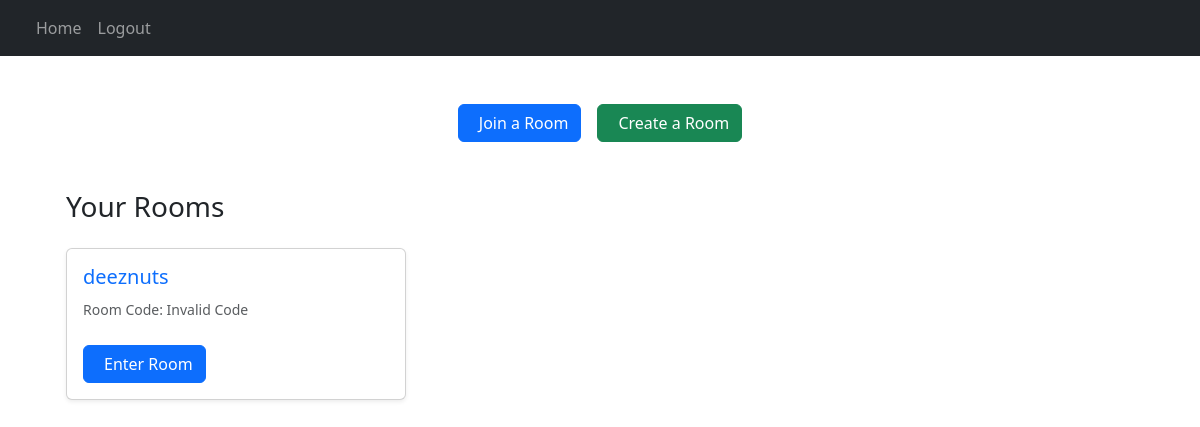
Page / (signed in) on the earlier database version.
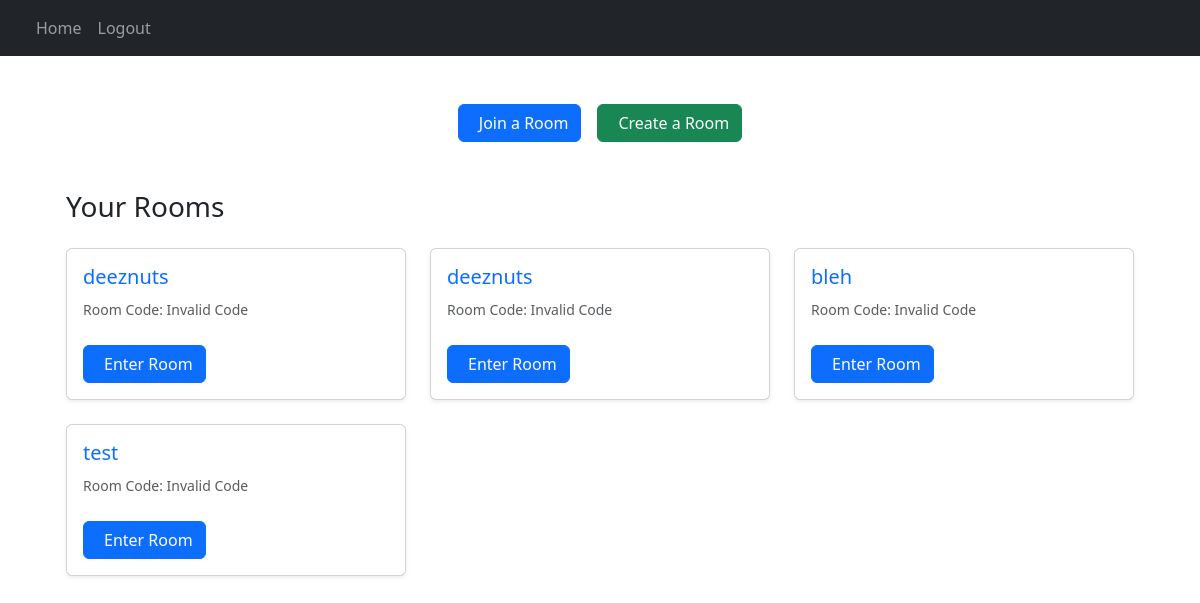
Same page on the later database version.
### website/Models/Room.py (models this page shows)
class Room(db.Model):
  id = db.Column(db.Integer, primary_key=True)
  room_name = db.Column(db.String(255), nullable=False)
  room_code = db.Column(db.String(512), nullable=False)
  password = db.Column(db.String(255), nullable=False)
  created_at = db.Column(db.DateTime(timezone=True), default=func.now())

### website/views.py (the view, shortened to what this page needs)
@views.route('/', methods=['GET', 'POST'])
@login_required
def home():
  with Session(db.engine) as session:
      user_rooms = select_joined_query_all_function(session, Room, RoomParticipant.user_id == current_user.id, RoomParticipant)
      rooms_with_codes = []
      for room in user_rooms:
          room_data = {
              'id': room.id,
              'room_name': room.room_name,
              'plain_code': get_decrypted_room_code(room.room_code)
          }
          rooms_with_codes.append(room_data)
  return render_template('home.html', user=current_user, user_rooms=user_rooms, decryptor=get_decrypted_room_code)

### website/__init__.py (called while the page is built)
def create_app():
  app = Flask(__name__)
  load_dotenv()
  app.config['SECRET_KEY'] = getenv('SECRET_KEY', 'fallback_key')
  app.config['SQLALCHEMY_DATABASE_URI'] = f'sqlite:///{DB_NAME}'
  db.init_app(app)
  socketio.init_app(app, cors_allowed_origins='*')
  crypto_manager.init_app(app)
  from .utils import generate_room_code
  from .views import views
  from .auth import auth
  from .rooms import rooms
  app.register_blueprint(views, url_prefix='/')
  app.register_blueprint(auth, url_prefix='/')
  app.register_blueprint(rooms, url_prefix='/')
  from .models import User, Note
  from .sockets import init_socket_handlers
  init_socket_handlers(socketio)
  create_database(app)
  login_manager = LoginManager()
  login_manager.login_view = 'auth.login'
  login_manager.init_app(app)
  @login_manager.user_loader
  def load_user(id):
    return User.query.get(int(id))
  return app

### website/crypto.py (called while the page is built)
    def decrypt_room_code(self, encrypted_code: str) -> str:
        try:
            encrypted_data = b64decode(encrypted_code.encode('utf-8'))
            decrypted_data = self.fernet.decrypt(encrypted_data)
            return decrypted_data.decode('utf-8')
        except Exception as e:
            raise ValueError(f"Failed to decrypt room code: {str(e)}")

### website/utils.py (called while the page is built)
def select_joined_query_all_function(session: Session, target: Type, filter_condition: Any, joined: Type) -> Optional[Any]:
  try:
    stmt = (
      select(target)
      .join(joined)
      .where(filter_condition)
    )
    result = session.execute(stmt)
    return result.scalars().all()
  except Exception as e:
    print(f"Error executing joined select query: {e}")
    return None

def get_decrypted_room_code(encrypted_code):
    try:
        return crypto_manager.decrypt_room_code(encrypted_code)
    except ValueError:
        return "Invalid Code"

### website/templates/home.html (shortened to what this page needs)
{% extends "base.html" %}
{% block content %}
<div class="container py-5">
  <div class="d-flex justify-content-center gap-3 mb-5">
    <button type="button" class="btn btn-primary btn-custom" data-bs-toggle="modal" data-bs-target="#joinModal">
      Join a Room
    </button>
    <button type="button" class="btn btn-success btn-custom" data-bs-toggle="modal" data-bs-target="#createModal">
      Create a Room
    </button>
  </div>
  <div class="container">
    <h3 class="mb-4">Your Rooms</h3>
    {% if user_rooms %}
    <div class="row g-4">
      {% for room in user_rooms %}
      <div class="col-md-4">
        <div class="card room-card h-100 shadow-sm">
          <div class="card-body">
            <h5 class="card-title text-primary">{{ room.room_name }}</h5>
            <p class="card-text">
              <small class="text-muted">Room Code: {{ decryptor(room.room_code) }}</small>
            </p>
            <a href="{{ url_for('rooms.room_handler', room_id=room.id) }}" class="btn btn-primary btn-custom mt-2">
              Enter Room
            </a>
          </div>
        </div>
      </div>
      {% endfor %}
    </div>
    {% else %}
    <div class="text-center py-5">
      <i class="bi bi-chat-square-dots text-muted" style="font-size: 3rem;"></i>
      <p class="text-muted mt-3">You haven't joined any rooms yet.</p>
    </div>
    {% endif %}
  </div>
</div>
{% endblock %}

### website/templates/base.html (shortened to what this page needs)
<!DOCTYPE html>
<html lang="en">
  <head>
    <link rel="stylesheet" href="{{ url_for('static', filename='css/style.css') }}" />
    <link href="https://cdn.jsdelivr.net/npm/bootstrap@5.3.0/dist/css/bootstrap.min.css" rel="stylesheet" />
  </head>
  <body>
    <nav class="navbar navbar-expand-lg navbar-dark bg-dark">
      <div class="container-fluid">
        <div class="collapse navbar-collapse" id="navbarNav">
          <ul class="navbar-nav">
            {% if user.is_authenticated %}
            <li class="nav-item">
              <a class="nav-link" href="{{ url_for('views.home') }}">Home</a>
            </li>
            <li class="nav-item">
              <a class="nav-link" href="{{ url_for('auth.logout') }}">Logout</a>
            </li>
            {% endif %}
          </ul>
        </div>
      </div>
    </nav>
    <div class="container">
      {% block content %}{% endblock %}
    </div>
  </body>
</html>

### website/static/css/style.css (style rules this page uses)
:root { --primary-color: #3498db; --secondary-color: #2ecc71; --background-color: #f8f9fa; --border-radius: 12px; --box-shadow: 0 2px 15px rgba(0, 0, 0, 0.1); }
* { margin: 0; padding: 0; box-sizing: border-box; }
body { background-color: var(--background-color); }
.room-card { transition: transform 0.3s ease; height: 100%; }
.btn-custom { padding: 0.5rem 1.5rem; border-radius: 20px; transition: all 0.3s ease; }

Differences in the rows shown:
added Room: room_name "deeznuts", room_code "Invalid Code"
added Room: room_name "bleh", room_code "Invalid Code"
added Room: room_name "test", room_code "Invalid Code"
